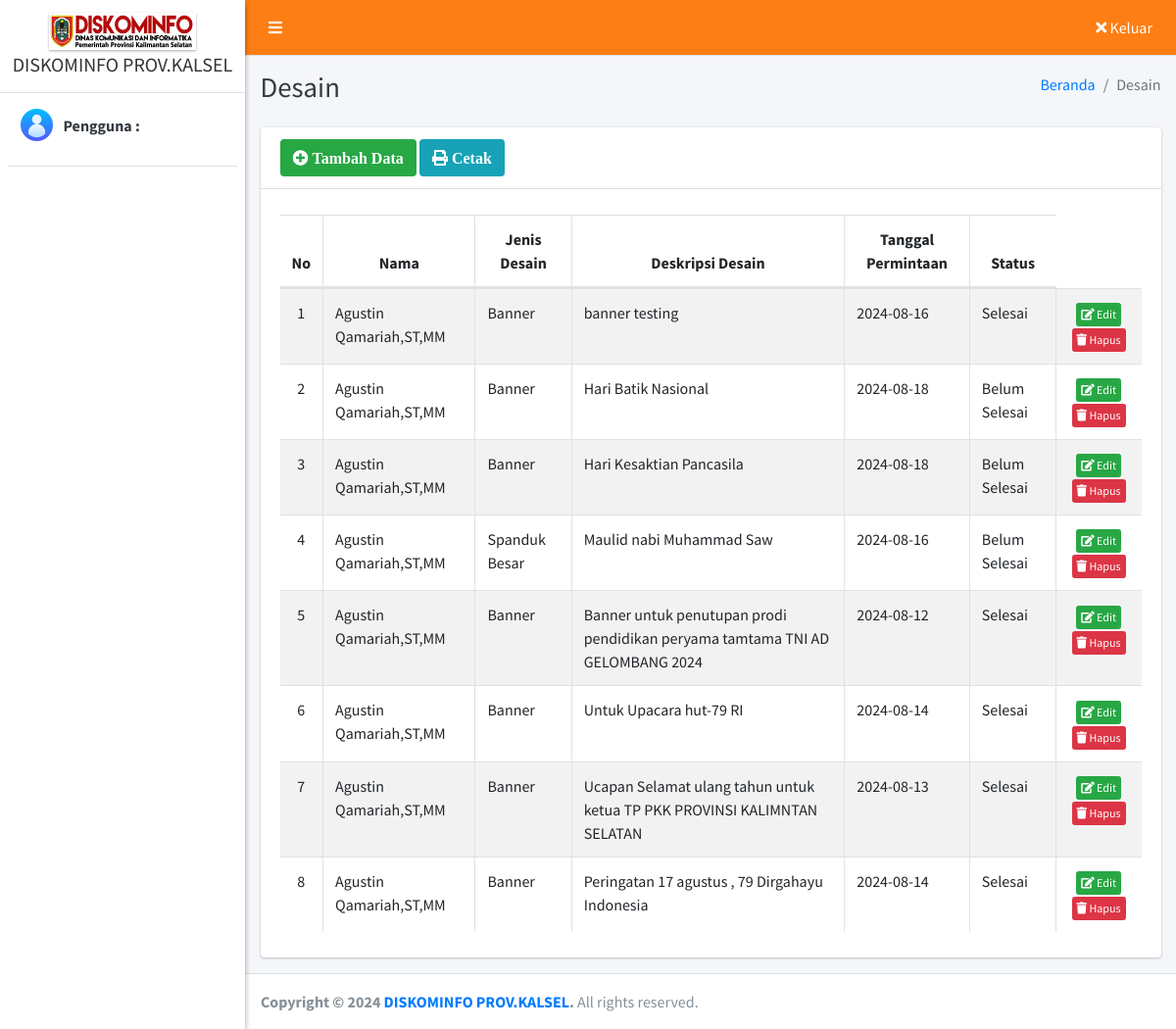
/admin/desain/index.php, run on the app's committed database.
### tables this page shows
CREATE TABLE `desain` (
  `id_desain` int NOT NULL,
  `id_pegawai` int NOT NULL,
  `jenis_desain` varchar(50) NOT NULL,
  `deskripsi_desain` varchar(255) NOT NULL,
  `tanggal_permintaan` date NOT NULL,
  `tanggal_selesai` date DEFAULT NULL,
  `status` varchar(20) NOT NULL,
  `kendala` varchar(255) DEFAULT NULL,
  `url` text
);

CREATE TABLE `pegawai` (
  `id_pegawai` int NOT NULL,
  `nip` varchar(25) DEFAULT NULL,
  `nm_pegawai` varchar(25) DEFAULT NULL,
  `jk` varchar(15) DEFAULT NULL,
  `tmp_lahir` varchar(25) DEFAULT NULL,
  `tgl_lahir` date DEFAULT NULL,
  `alamat` text,
  `tugas` varchar(28) DEFAULT NULL,
  `email` varchar(50) DEFAULT NULL,
  `id_user` int DEFAULT NULL
);

### config/config.php (called while the page is built, shortened)
<?php
function base_url($url = null)
{
	$base_url = "http://localhost/reqdesain-kominfo";
	if ($url != null) {
		return $base_url . "/" . $url;
	} else {
		return $base_url;
	}
}

### admin/desain/index.php (the view, shortened to what this page needs)
<?php
require '../../config/config.php';
require '../../config/koneksi.php';
?>
<!DOCTYPE html>
<html>
<?php
include '../../templates/head.php';
?>
<body class="hold-transition sidebar-mini layout-fixed">
    <div class="wrapper">
        <?php
        include '../../templates/navbar.php';
        ?>
        <?php
        include '../../templates/sidebar.php';
        ?>
        <div class="content-wrapper">
            <div class="content-header">
                <div class="container-fluid">
                    <div class="row mb-2">
                        <div class="col-sm-6">
                            <h1 class="m-0 text-dark">Desain</h1>
                        </div>
                        <div class="col-sm-6">
                            <ol class="breadcrumb float-sm-right">
                                <li class="breadcrumb-item"><a href="#">Beranda</a></li>
                                <li class="breadcrumb-item active">Desain</li>
                            </ol>
                        </div>
                    </div>
                </div>
            </div>
            <section class="content">
                <div class="container-fluid">
                    <div class="row">
                        <div class="col-12">
                            <div class="card card-outline">
                                <div class="card-header">
                                    <a href="tambah" class="btn bg-green"><i class="fa fa-plus-circle"> Tambah Data</i></a>
                                    <a href="print" target="blank" class="btn bg-info"><i class="fa fa-print"> Cetak</i></a>
                                </div>
                                <div class="card-body">
                                    <div class="table-responsive">
                                        <table id="example1" class="table table-bordered table-striped">
                                            <thead class="">
                                                <tr align="center">
                                                    <th>No</th>
                                                    <th>Nama</th>
                                                    <th>Jenis Desain</th>
                                                    <th>Deskripsi Desain</th>
                                                    <th>Tanggal Permintaan</th>
                                                    <th>Status</th>
                                                </tr>
                                            </thead>
                                            <tbody style="background-color: white">
                                                <?php
                                                $no = 1;
                                                $data = $koneksi->query("SELECT * FROM desain AS d
                                                LEFT JOIN pegawai AS p
                                                ON d.id_pegawai = p.id_pegawai
                                                ORDER BY id_desain DESC");
                                                while ($row = $data->fetch_array()) {
                                                ?>
                                                    <tr>
                                                        <td align="center"><?= $no++ ?></td>
                                                        <td><?= $row['nm_pegawai'] ?></td>
                                                        <td><?= $row['jenis_desain'] ?></td>
                                                        <td><?= $row['deskripsi_desain'] ?></td>
                                                        <td><?= $row['tanggal_permintaan'] ?></td>
                                                        <td><?= $row['status'] ?></td>
                                                        <td align="center">
                                                            <a href="edit?id=<?= $row['id_desain'] ?>" class="btn btn-success btn-xs" title="Edit"><i class="fa fa-edit"></i> Edit</a>
                                                            <a href="hapus?id=<?= $row['id_desain'] ?>" class="btn btn-danger btn-xs alert-hapus" title="Hapus"><i class="fa fa-trash"></i> Hapus</a>
                                                        </td>
                                                    </tr>
                                                <?php } ?>
                                            </tbody>
                                        </table>
                                    </div>
                                </div>
                            </div>
                        </div>
                    </div>
                </div>
            </section>
        </div>
        <?php include_once "../../templates/footer.php"; ?>
    </div>
</body>
</html>

### templates/head.php (shortened to what this page needs)
<head>
  <link rel="stylesheet" href="<?= base_url() ?>/assets/plugins/fontawesome-free/css/all.min.css">
  <link rel="stylesheet" href="https://code.ionicframework.com/ionicons/2.0.1/css/ionicons.min.css">
  <link rel="stylesheet" href="<?= base_url() ?>/assets/plugins/datatables-bs4/css/dataTables.bootstrap4.css">
  <link rel="stylesheet" href="<?= base_url() ?>/assets/plugins/ekko-lightbox/ekko-lightbox.css">
  <link rel="stylesheet" href="<?= base_url() ?>/assets/plugins/bootstrap-fileupload/bootstrap-fileupload.min.css">
  <link rel="stylesheet" href="<?= base_url() ?>/assets/plugins/tempusdominus-bootstrap-4/css/tempusdominus-bootstrap-4.min.css">
  <link rel="stylesheet" href="<?= base_url() ?>/assets/plugins/select2/css/select2.min.css">
  <link rel="stylesheet" href="<?= base_url() ?>/assets/plugins/select2-bootstrap4-theme/select2-bootstrap4.min.css">
  <link rel="stylesheet" href="<?= base_url() ?>/assets/plugins/icheck-bootstrap/icheck-bootstrap.min.css">
  <link rel="stylesheet" href="<?= base_url() ?>/assets/plugins/jqvmap/jqvmap.min.css">
  <link rel="stylesheet" href="<?= base_url() ?>/assets/dist/css/adminlte.min.css">
  <link rel="stylesheet" href="<?= base_url() ?>/assets/plugins/overlayScrollbars/css/OverlayScrollbars.min.css">
  <link rel="stylesheet" href="<?= base_url() ?>/assets/plugins/daterangepicker/daterangepicker.css">
  <link rel="stylesheet" href="<?= base_url() ?>/assets/plugins/summernote/summernote-bs4.css">
  <link rel="stylesheet" href="<?= base_url() ?>/assets/plugins/bootstrap-fileupload/bootstrap-fileupload.min.css">
  <link rel="stylesheet" href="<?= base_url() ?>/assets/alert/sweetalert.css">
</head>

### templates/navbar.php
<nav class="main-header navbar navbar-expand navbar-blue navbar-light bg-orange">
  <ul class="navbar-nav">
    <li class="nav-item">
      <a class="nav-link"  data-widget="pushmenu" href="#"><i class="fas fa-bars" style="color:white;"></i></a>
    </li>
  </ul>
  <ul class="navbar-nav ml-auto">
    <li class="nav-item dropdown" ">
      <a class="nav-link alert-logout" style="color:white;" href="<?= base_url('logout') ?>">
        <i class="fas fa-times"> </i> Keluar
      </a>
    </li>
  </ul>
</nav>

### templates/sidebar.php (shortened to what this page needs)
<aside class="main-sidebar sidebar-light-green  elevation-2">
  <a href="#" class="brand-link text-center">
    <img src="<?= base_url() ?>/assets/dist/img/diskominfoprov.png" style="width: 150px; justify-content: center; margin: auto; " alt="#" class="elevation-1" style="opacity: .8"><br>
    <span class="brand-text font-weight-light"><b>DISKOMINFO PROV.KALSEL</b></span>
  </a>
  <div class="sidebar">
    <div class="user-panel mt-3 pb-3 d-flex">
      <div class="image">
        <img src="<?= base_url() ?>/assets/dist/img/avatar9.png" alt="User Image">
      </div>
      <div class="info">
        <a href="#" class="d-block">
          <div>
          <label for="">Pengguna : </label>
          </div>
        </a>
      </div>
    </div>
  </div>
</aside>

### templates/footer.php (shortened to what this page needs)
<footer class="main-footer">
  <strong>Copyright &copy; <?= date('Y') ?> <a href="#"> DISKOMINFO PROV.KALSEL</a>.</strong>
  All rights reserved.
</footer>

### data on the page
desain: id_pegawai.nm_pegawai "Agustin Qamariah,ST,MM", jenis_desain "Banner", deskripsi_desain "banner testing", tanggal_permintaan "2024-08-16", status "Selesai"
desain: id_pegawai.nm_pegawai "Agustin Qamariah,ST,MM", jenis_desain "Banner", deskripsi_desain "Hari Batik Nasional", tanggal_permintaan "2024-08-18", status "Belum Selesai"
desain: id_pegawai.nm_pegawai "Agustin Qamariah,ST,MM", jenis_desain "Banner", deskripsi_desain "Hari Kesaktian Pancasila", tanggal_permintaan "2024-08-18", status "Belum Selesai"
desain: id_pegawai.nm_pegawai "Agustin Qamariah,ST,MM", jenis_desain "Spanduk Besar", deskripsi_desain "Maulid nabi Muhammad Saw", tanggal_permintaan "2024-08-16", status "Belum Selesai"
desain: id_pegawai.nm_pegawai "Agustin Qamariah,ST,MM", jenis_desain "Banner", deskripsi_desain "Banner untuk penutupan prodi pendidikan peryama tamtama TNI AD GELOMBANG 2024", tanggal_permintaan "2024-08-12", status "Selesai"
desain: id_pegawai.nm_pegawai "Agustin Qamariah,ST,MM", jenis_desain "Banner", deskripsi_desain "Untuk Upacara hut-79 RI", tanggal_permintaan "2024-08-14", status "Selesai"
desain: id_pegawai.nm_pegawai "Agustin Qamariah,ST,MM", jenis_desain "Banner", deskripsi_desain "Ucapan Selamat ulang tahun untuk ketua TP PKK PROVINSI KALIMNTAN SELATAN", tanggal_permintaan "2024-08-13", status "Selesai"
desain: id_pegawai.nm_pegawai "Agustin Qamariah,ST,MM", jenis_desain "Banner", deskripsi_desain "Peringatan 17 agustus , 79 Dirgahayu Indonesia", tanggal_permintaan "2024-08-14", status "Selesai"
